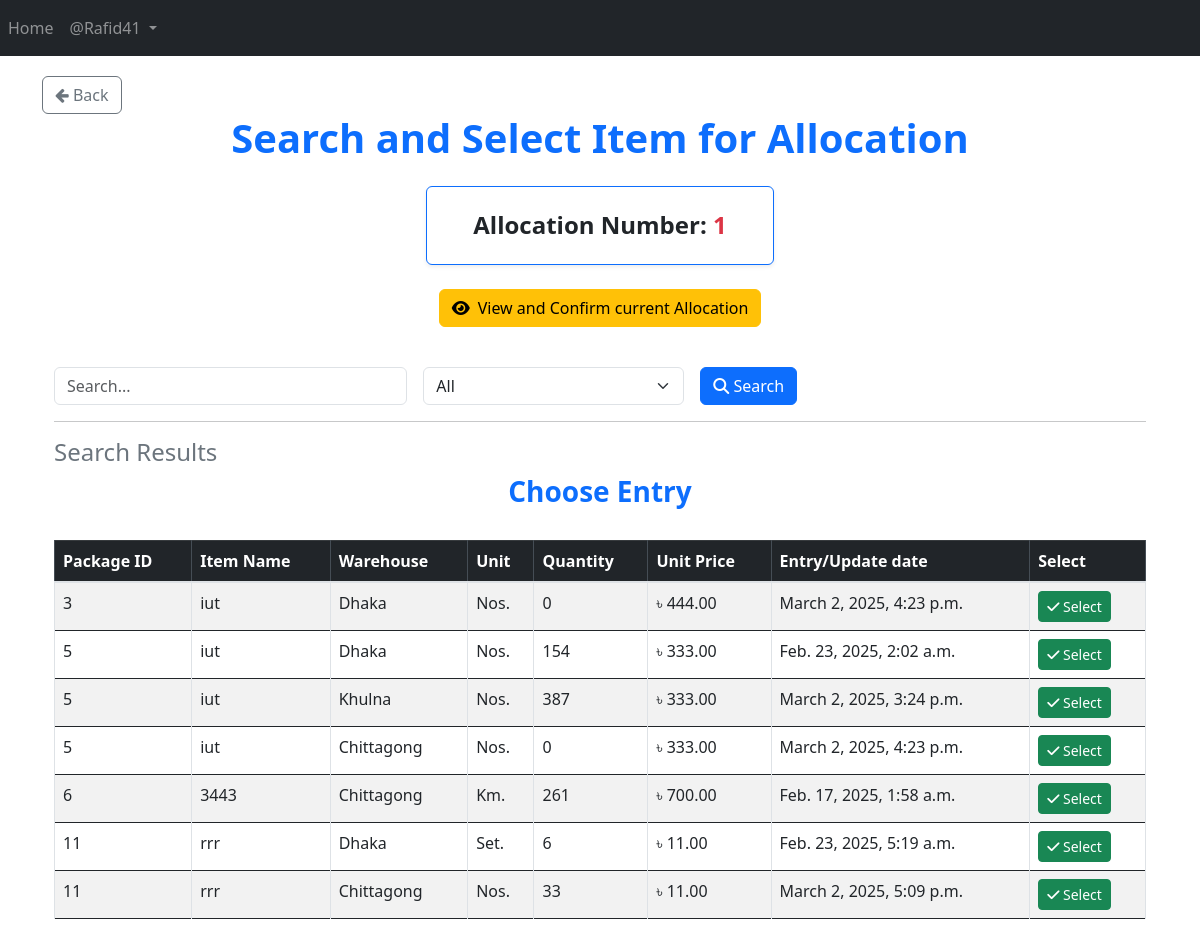
Page /allocation/Search_and_Select/1/ (signed in) on the earlier database version.
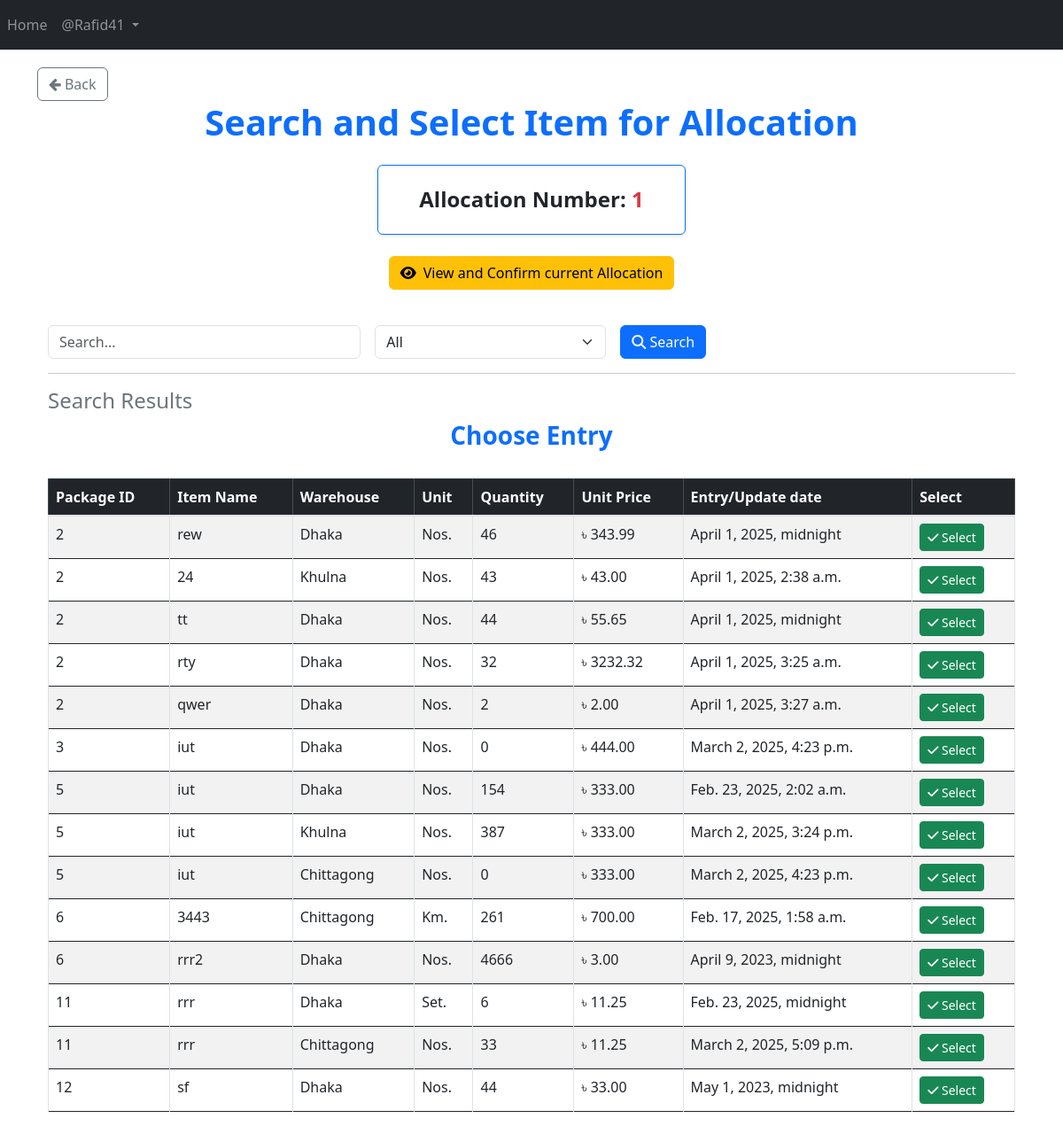
Same page on the later database version.
### App_Entry/models.py (models this page shows, shortened)
class Item(models.Model):
    WAREHOUSE_CHOICES = [
        ("Dhaka", "Dhaka"),
        ("Khulna", "Khulna"),
        ("Chittagong", "Chittagong"),
    ]
    UNIT_CHOICES = [
        ("Nos.", "Nos."),
        ("Mtr.", "Mtr."),
        ("Km.", "Km."),
        ("Set.", "Set."),
        ("Pair.", "Pair."),
    ]
    name = models.CharField(max_length=255)
    description = models.TextField(blank=True, null=True)
    warehouse = models.CharField(
        max_length=50, choices=WAREHOUSE_CHOICES, default="Dhaka"
    )
    unit_of_item = models.CharField(
        max_length=10, choices=UNIT_CHOICES, default="Nos."
    )  # Updated field
    unit_price = models.DecimalField(max_digits=15, decimal_places=2, default=0.00)
    quantity_of_item = models.BigIntegerField(default=0)
    package = models.ForeignKey(
        Package,
        on_delete=models.SET_NULL,
        related_name="package_of_item",
        null=True,
    )
    created_at = models.DateTimeField(default=now)

class Package(models.Model):
    packageId = models.BigIntegerField(unique=True)

### App_Allocation/views/Allocation_view.py (the view, shortened to what this page needs)
# urls.py: path('Search_and_Select/<int:allocation_id>/', views.Search_and_Select, name='Search_and_Select'),
@login_required
def Search_and_Select(request, allocation_id=None):
    query = request.GET.get("query", "").strip()
    filter_by = request.GET.get("filter_by", "All")
    date_filter = request.GET.get("date", "")
    items = Item.objects.all()
    if filter_by == "Entry/Update date" and date_filter:
        try:
            date_obj = datetime.strptime(date_filter, "%Y-%m-%d")
            items = items.filter(created_at__date=date_obj.date())
        except ValueError:
            pass
    items = items.order_by("package__packageId")
    allocation_number = None
    if allocation_id:
        try:
            allocation = Allocation_Number.objects.get(id=allocation_id)
            allocation_number = allocation.allocation_no
        except Allocation_Number.DoesNotExist:
            messages.error(request, "Invalid Allocation Number.")
    return render(
        request,
        "App_Allocation/Search_and_Select.html",
        {
            "items": items,
            "query": query,
            "filter_by": filter_by,
            "date_filter": date_filter,
            "allocation_number": allocation_number,
            "allocation_id": allocation_id,
        },
    )

### templates/App_Allocation/Search_and_Select.html (shortened to what this page needs)
{% extends 'base.html' %}
{% load crispy_forms_tags %}
{% load static %}
{% block body_block %}
<a href="{% url 'App_Allocation:select_allocation_number' %}" class="btn btn-outline-secondary">
    <i class="fa fa-arrow-left"></i> Back
</a>
<center>
    <h1 class="fw-bold text-primary"><b> Search and Select Item for Allocation </b></h1>
    <div class="container mt-4">
        <div class="row">
            <div class="col-md-6 col-lg-4 mx-auto">
                <div class="card shadow-sm border-primary p-3 text-center">
                    {% if allocation_number %}
                    <h4 class="fw-bold mt-2">Allocation Number: <b class="text-danger">{{ allocation_number }}</b></h4>
                    {% endif %}
                </div>
            </div>
        </div>
    </div>
</center>
<br>
<div class="d-flex justify-content-center">
    <a href="{%url 'App_Allocation:view_confirm_allocation' allocation_id %}" class="btn btn-warning d-flex align-items-center">
        <i class="fas fa-eye mr-2"></i> View and Confirm current Allocation
    </a>
</div>
<div class="container mt-3">
    <br>
    <form method="GET" action="{% url 'App_Allocation:Search_and_Select' allocation_number %}" class="row g-3">
        <div class="col-md-4">
            <input type="text" name="query" id="searchQuery" class="form-control" placeholder="Search..." value="{{ query }}">
        </div>
        <div class="col-md-3">
            <select name="filter_by" id="filterDropdown" class="form-select" onchange="toggleInputFields()">
                <option value="All" {% if filter_by == "All" %}selected{% endif %}>All</option>
            </select>
        </div>
        <div class="col-md-2">
            <button type="submit" class="btn btn-primary"><i class="fas fa-search"></i> Search</button>
        </div>
    </form>
    <hr>
    <h4 class="text-secondary">Search Results</h4>
    <div class="table-responsive">
        <h3 class="text-center text-primary"><b>Choose Entry</b></h3>
        <br>
        <table class="table table-bordered table-striped table-hover">
            <thead class="table-dark sticky-top">
                <tr>
                    <th>Package ID</th>
                    <th>Item Name</th>
                    <th>Warehouse</th>
                    <th>Unit</th>
                    <th>Quantity</th>
                    <th>Unit Price</th>
                    <th>Entry/Update date</th>
                    <th>Select</th>
                </tr>
            </thead>
            <tbody>
                {% if items %}
                    {% for item in items %}
                    <tr class="selectable-row">
                        <td>{{ item.package.packageId }}</td>
                        <td>{{ item.name }}</td>
                        <td>{{ item.warehouse }}</td>
                        <td>{{ item.unit_of_item }}</td>
                        <td>{{ item.quantity_of_item }}</td>
                        <td>৳ {{ item.unit_price }}</td>
                        <td>{{ item.created_at }}</td>
                        <td>
                            <a
                            href="{% url 'App_Allocation:allocate_item' allocation_id item.id %}"
                            class="btn btn-success btn-sm select-btn"><i class="fas fa-check"></i> Select</a>
                        </td>
                    </tr>
                    {% endfor %}
                {% else %}
                    <tr>
                        <td colspan="8" class="text-center text-danger">No matching data found</td>
                    </tr>
                {% endif %}
            </tbody>
        </table>
    </div>
</div>
{% endblock %}

Differences in the rows shown:
added Item: package.packageId "2", name "rew", warehouse "Dhaka", unit_of_item "Nos.", quantity_of_item "46", unit_price "343.99", created_at "April 1, 2025, midnight"
added Item: package.packageId "2", name "24", warehouse "Khulna", unit_of_item "Nos.", quantity_of_item "43", unit_price "43.00", created_at "April 1, 2025, 2:38 a.m."
added Item: package.packageId "2", name "tt", warehouse "Dhaka", unit_of_item "Nos.", quantity_of_item "44", unit_price "55.65", created_at "April 1, 2025, midnight"
added Item: package.packageId "2", name "rty", warehouse "Dhaka", unit_of_item "Nos.", quantity_of_item "32", unit_price "3232.32", created_at "April 1, 2025, 3:25 a.m."
added Item: package.packageId "2", name "qwer", warehouse "Dhaka", unit_of_item "Nos.", quantity_of_item "2", unit_price "2.00", created_at "April 1, 2025, 3:27 a.m."
added Item: package.packageId "6", name "rrr2", warehouse "Dhaka", unit_of_item "Nos.", quantity_of_item "4666", unit_price "3.00", created_at "April 9, 2023, midnight"
changed Item "Set.": unit_price "11.00" → "11.25"; created_at "Feb. 23, 2025, 5:19 a.m." → "Feb. 23, 2025, midnight"
changed Item "March 2, 2025, 5:09 p.m.": unit_price "11.00" → "11.25"
added Item: package.packageId "12", name "sf", warehouse "Dhaka", unit_of_item "Nos.", quantity_of_item "44", unit_price "33.00", created_at "May 1, 2023, midnight"
